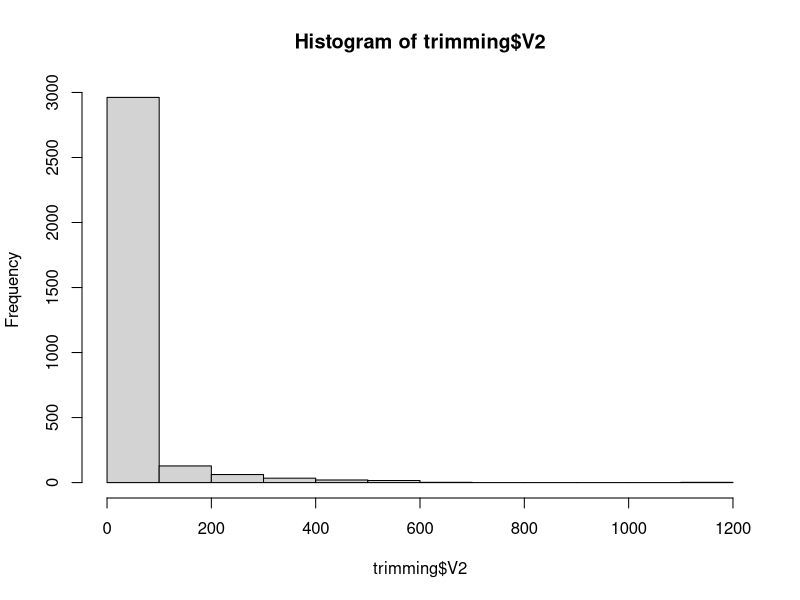

Source code (R): (Note: this script raises an error after producing the figure.)
## ---- chunk 1
# read in data and check it over

library(caret)
library(randomForest)
set.seed(1)

traindata <- read.delim("bitscores.tsv", row.names=1)
traindata <- t(traindata)
traindata <- traindata[,order(colnames(traindata))]

phenotype <- read.delim("phenotype.tsv", header=F)
phenotype[,1] <- make.names(phenotype[,1])

traindata <- cbind.data.frame(traindata, phenotype=phenotype[match(row.names(traindata), phenotype[,1]),2])

# Roary seems to have split some paralogs in a way that doesn't make much sense - remove paralogous groups
orthologs <- read.delim("gene_presence_absence.txt", stringsAsFactors = F)
nonunique <- orthologs$Non.unique.Gene.name[orthologs$Non.unique.Gene.name!=""]
nonunique2 <- orthologs$Gene[orthologs$Non.unique.Gene.name!=""]
traindata <- traindata[,is.na(match(colnames(traindata), nonunique))]
traindata <- traindata[,is.na(match(colnames(traindata), nonunique2))]
traindata <- traindata[,!is.na(match(colnames(traindata), c(orthologs$Gene[orthologs$Avg.sequences.per.isolate<1.1], "phenotype")))]

traindata[is.na(traindata)] <- 0
traindata <- traindata[,-nearZeroVar(traindata)]
names(traindata) <- make.names(names(traindata))

# also check trimming of inconsistent start sites cause by PROKKA/Prodigal
trimming <- read.table("inconsistent_starts.txt", header=F)
hist(trimming$V2)
# 368 genes have had >50 amino acids trimmed from beginning due to inconsistent starts
trimgenes <- trimming$V1[trimming$V2>20]
trimgenes <- sub(".afa", "", trimgenes)
ogsize <- vector()
for(i in trimgenes) {
  if(!is.na(match(i, colnames(traindata)))) {
      ogsize <- c(ogsize, sum(traindata[,i]>0))
  }
}
# some of the genes had already been filtered out (possibly due to being too short to have a significant model match), down to 240, 128 of which have a representative in the full 30 strains. Removing these genes because the length trimmed off is too great to ignore
traindata <- traindata[,is.na(match(colnames(traindata), trimgenes))]

## ---- chunk 2
# calculate summary statistics for each query OG

dbsvals <- vector()
ksvals <- vector()
data2 <- data.frame()

for (i in 1:(ncol(traindata)-1)) {
  data2 <- rbind(data2, median(traindata[,i], na.rm=T)-traindata[,i])
  dbsvals[i] <- median(traindata[traindata$phenotype=="Gastrointestinal",i], na.rm=T) - median(traindata[traindata$phenotype=="Invasive",i], na.rm=T)
  ksvals[i] <- as.numeric(ks.test(traindata[traindata$phenotype=="Gastrointestinal",i],traindata[traindata$phenotype=="Invasive",i], na.rm=T)$statistic)
}

sum(is.na(dbsvals))

row.names(data2) <- colnames(traindata)[-ncol(traindata)]
colnames(data2) <- row.names(traindata)

save(traindata, data2, dbsvals, ksvals, file="data.Rdata")
## ---- chunk 3
# summary stats for top genes

stats <- cbind.data.frame(gene=colnames(traindata)[!is.na(dbsvals)&!is.na(ksvals)&abs(dbsvals)>(quantile(abs(dbsvals), 0.8, na.rm=T))&ksvals>quantile(ksvals, 0.8, na.rm=T)], dbs=dbsvals[!is.na(dbsvals)&!is.na(ksvals)&abs(dbsvals)>(quantile(abs(dbsvals), 0.8, na.rm=T))&ksvals>quantile(ksvals, 0.8, na.rm=T)], ks=ksvals[!is.na(dbsvals)&!is.na(ksvals)&abs(dbsvals)>(quantile(abs(dbsvals), 0.8, na.rm=T))&ksvals>quantile(ksvals, 0.8, na.rm=T)])

dbsp <- vector()
ksp <- vector()

for(i in 1:nrow(stats)) {
  dbsp <- c(dbsp, sum(!is.na(dbsvals)&abs(dbsvals)>abs(stats$dbs[i]))/sum(!is.na(dbsvals)))
  ksp <- c(ksp, sum(!is.na(ksvals)&ksvals>stats$ks[i])/sum(!is.na(ksvals)))
}

Description <- orthologs$Annotation[match(stats[,1], orthologs$Gene)]

stats2 <- cbind.data.frame(stats[,1], Description, stats[,2], dbsp, ks=stats[,3], ksp)
names(stats2) <- c("Gene", "Description", "DBS", "DBS_P", "KS", "KS_P")
stats2$DBS_P <- round(stats2$DBS_P, digits=3)
stats2$KS_P <- round(stats2$KS_P, digits=3)

write.table(stats2[order(stats2$KS_P),], file="summarystats_topgenes.tsv", sep="\t", quote=F, row.names=F, col.names=T)

## ---- chunk 4
# building a training dataset

library(rpart)
library(caret)
library(randomForest)

traintrim <- traindata[,!is.na(dbsvals)&!is.na(ksvals)&ksvals>quantile(ksvals, 0.8, na.rm=T)&abs(dbsvals)>quantile(abs(dbsvals), 0.8, na.rm=T)]
traintrim <- cbind.data.frame(traintrim, phenotype=traindata$phenotype)

save(traindata, traintrim, file="traindata.Rdata")
## ---- chunk 5
# random forest approach

set.seed(1)
library(randomForest)

# parameters for all genes
big_rf_acc <- vector()
for(i in c(5, 10, 50, 100, 200, 500)) {
  big_rf <- randomForest(phenotype ~ ., data=traindata, ntree=10000, mtry=i, na.action=na.roughfix, importance=T, proximity=T, keep.inbag=T, sampsize=c(7,7))
  big_rf_acc <- c(big_rf_acc, (big_rf$confusion[1,2]+big_rf$confusion[2,1])/30)
  big_rf <- randomForest(phenotype ~ ., data=traindata, ntree=10000, mtry=i, na.action=na.roughfix, importance=T, proximity=T, keep.inbag=T, sampsize=c(7,7))
  big_rf_acc <- c(big_rf_acc, (big_rf$confusion[1,2]+big_rf$confusion[2,1])/30)
  big_rf <- randomForest(phenotype ~ ., data=traindata, ntree=10000, mtry=i, na.action=na.roughfix, importance=T, proximity=T, keep.inbag=T, sampsize=c(7,7))
  big_rf_acc <- c(big_rf_acc, (big_rf$confusion[1,2]+big_rf$confusion[2,1])/30)
}

png("wholemodel_mtry.png", width=600, height=500)
plot(x=c(5, 5, 5, 10, 10, 10, 50, 50, 50, 100, 100, 100, 200, 200, 200, 500, 500, 500), y=big_rf_acc)
dev.off()

model_rf_acc <- vector()
for(i in c(5, 10, 20, 30, 50, 100, 200)) {
  model_rf <- randomForest(phenotype ~ ., data=traintrim, ntree=10000, mtry=i, na.action=na.roughfix, importance=T, proximity=T, keep.inbag=T, sampsize=c(7,7))
  prec <- model_rf$confusion[2,2]/sum(model_rf$confusion[,2])
  rec <- model_rf$confusion[2,2]/sum(model_rf$confusion[2,])
  f1 <- 2*prec*rec/(prec+rec)
  model_rf_acc <- c(model_rf_acc, f1)
  model_rf <- randomForest(phenotype ~ ., data=traintrim, ntree=10000, mtry=i, na.action=na.roughfix, importance=T, proximity=T, keep.inbag=T, sampsize=c(7,7))
  prec <- model_rf$confusion[2,2]/sum(model_rf$confusion[,2])
  rec <- model_rf$confusion[2,2]/sum(model_rf$confusion[2,])
  f1 <- 2*prec*rec/(prec+rec)
  model_rf_acc <- c(model_rf_acc, f1)
  model_rf <- randomForest(phenotype ~ ., data=traintrim, ntree=10000, mtry=i, na.action=na.roughfix, importance=T, proximity=T, keep.inbag=T, sampsize=c(7,7))
  prec <- model_rf$confusion[2,2]/sum(model_rf$confusion[,2])
  rec <- model_rf$confusion[2,2]/sum(model_rf$confusion[2,])
  f1 <- 2*prec*rec/(prec+rec)
  model_rf_acc <- c(model_rf_acc, f1)
}

mtrys <- c(5, 5, 5, 10, 10, 10, 20, 20, 20, 30, 30, 30, 50, 50, 50, 100, 100, 100, 200, 200, 200)
png("trimmodel_mtry.png", width=600, height=500)
plot(x=mtrys, y=model_rf_acc)
dev.off()

big_rf <- randomForest(phenotype ~ ., data=traindata, ntree=10000, mtry=5, na.action=na.roughfix, importance=T, proximity=T, keep.inbag=T, sampsize=c(7,7))
png("imp_vs_ks.png", width=500, height=500)
plot(ksvals, big_rf$importance[,3])
dev.off()

png("all_importance.png", width=500, height=400)
plot(y=big_rf$importance[order(big_rf$importance[,3], decreasing=T),3], x=1:nrow(big_rf$importance), ylab="Importance", xlab="Gene ranking", pch=16)
dev.off()

## ---- chunk 6
library(randomForest)
library(dplyr)
set.seed(1)

model_rf_fs <- randomForest(phenotype ~ ., data=traintrim, ntree=10000, mtry=mtrys[which.max(model_rf_acc)], importance=T, proximity=T, sampsize=c(7,7))

png("~/Documents/invasive_campylobacter/my_workflow/error_by_num_trees.png", width=700, height=500)
plot(y=model_rf_fs$err.rate[,1], x=1:length(model_rf_fs$err.rate[,1]), pch=16)
dev.off()
## ---- chunk 7
# a control, where we feature select each time

permute <- vector()
importance <- vector()

set.seed(1)
for (i in 1:100) {
	# permute the class labels
  controlclass <- sample(traintrim$phenotype)
	# don't include permutations where the labels end up matching the real ones
	while(paste(controlclass, collapse="") == paste(traintrim$phenotype, collapse="")) {
	  controlclass <- sample(traintrim$phenotype)
	}
  
  cdbsvals <- vector()
cksvals <- vector()
cdata2 <- data.frame()

for (i in 1:(ncol(traindata)-1)) {
    cdata2 <- rbind(cdata2, median(traindata[,i], na.rm=T)-traindata[,i])
        cdbsvals[i] <- median(traindata[controlclass=="Gastrointestinal",i], na.rm=T) - median(traindata[controlclass=="Invasive",i], na.rm=T)
        cksvals[i] <- as.numeric(ks.test(traindata[controlclass=="Gastrointestinal",i],traindata[controlclass=="Invasive",i], na.rm=T)$statistic)
}

ctraintrim <- traindata[,!is.na(dbsvals)&!is.na(ksvals)&ksvals>quantile(ksvals, 0.8, na.rm=T)&abs(dbsvals)>quantile(abs(dbsvals), 0.8, na.rm=T)]
ctraintrim <- cbind.data.frame(ctraintrim, phenotype=controlclass)

	model_test <- randomForest(controlclass ~ ., data=ctraintrim, ntree=10000, mtry=mtrys[which.max(model_rf_acc)], importance=T, sampsize=c(7,7))
	permute <- c(permute, model_test$err.rate[10000,1])
	importance <- c(importance, model_test$importance[,3])
}

sum(permute<=(model_rf_fs$err.rate[nrow(model_rf_fs$err.rate),1]))/100

png("rferror_trim.png", width=450, height=350)
hist(1-permute, main="", xlab="Out-of-bag accuracy", breaks=15, xlim=c(0,1))
abline(v=1-(model_rf_fs$err.rate[nrow(model_rf_fs$err.rate),1]), col="red")
dev.off()

pdf("rferror_trim.pdf", width=6, height=5)
hist(1-permute, main="", xlab="Out-of-bag accuracy", breaks=15, xlim=c(0,1))
abline(v=1-(model_rf_fs$err.rate[nrow(model_rf_fs$err.rate),1]), col="red")
dev.off()

## ---- chunk 8
# looking at which variables are consistently valuable

png("Featureimportance.png", width=400, height = 350)
plot(x=1:(ncol(traintrim)-1), y=model_rf_fs$importance[,3][order(model_rf_fs$importance[,3], decreasing=T)], xlab="Gene ranking", ylab="Gene importance (mean decrease in accuracy)", pch=16); abline(h=quantile(importance, 0.95), lty=2, lwd=2, col="grey"); abline(h=quantile(importance, 0.9), lty=3, lwd=2, col="grey")
dev.off()

pdf("Featureimportance.pdf", width=6, height = 5, useDingbats=F)
plot(x=1:(ncol(traintrim)-1), y=model_rf_fs$importance[,3][order(model_rf_fs$importance[,3], decreasing=T)], xlab="Gene ranking", ylab="Gene importance (mean decrease in accuracy)", pch=16); abline(h=quantile(importance, 0.95), lty=2, lwd=2, col="grey"); abline(h=quantile(importance, 0.9), lty=3, lwd=2, col="grey")
dev.off()

print(row.names(model_rf_fs$importance[model_rf_fs$importance[,3]>quantile(importance, 0.90),]))

topvars <- vector()
vis <- vector()
allvars <- vector()
allvis <- vector()

set.seed(1)

for(i in 1:100) {
  model_rf_fs_perm <- randomForest(phenotype ~ ., data=traintrim, ntree=10000, mtry=mtrys[which.max(model_rf_acc)], na.action=na.roughfix, importance=T, proximity=T, sampsize=c(7,7))
  # model_rf_fs_perm <- randomForest(phenotype ~ ., data=traintrim, ntree=10000, mtry=100, na.action=na.roughfix, importance=T, proximity=T, sampsize=c(7,7))
  # trying the two extremes of mtry doesn't dramatically affect the results

topvars <- c(topvars, row.names(model_rf_fs_perm$importance[model_rf_fs_perm$importance[,3]>quantile(importance, 0.90),]))
vis <- c(vis, model_rf_fs_perm$importance[model_rf_fs_perm$importance[,3]>quantile(importance, 0.90),3])
allvars <- c(allvars, row.names(model_rf_fs_perm$importance))
allvis <- c(allvis, model_rf_fs_perm$importance[,3])

}

table(allvars[allvis>quantile(importance, 0.90)])

topgenes <- names(table(allvars[allvis>quantile(importance, 0.90)])[table(allvars[allvis>quantile(importance, 0.90)])>75])

compare_scores <- data.frame(Gene=allvars, VI=allvis, KS=ksvals[match(allvars, colnames(traindata))])
compare_scores <- compare_scores[order(compare_scores$VI, decreasing=T),]
compare_scores$Unique_gene <- compare_scores$Gene
compare_scores$Unique_gene[duplicated(compare_scores$Unique_gene)] <- ""

mean_vis <- vector()
for(i in unique(allvars)) {
  mean_vis <- c(mean_vis, mean(allvis[allvars==i]))
}
sd_vis <- vector()
for(i in unique(allvars)) {
  sd_vis <- c(sd_vis, sd(allvis[allvars==i]))
}
vi_p <- vector()
for(i in 1:length(unique(allvars))) {
  vi_p <- c(vi_p, sum(mean_vis[i]<importance)/length(importance))
}

compare_scores2 <- data.frame(Gene=unique(allvars), Description=orthologs$Annotation[match(unique(allvars), orthologs$Gene)], Mean_VI=mean_vis, VI_P=vi_p, SD_VIs=sd_vis, Prop_top=paste(table(allvars[allvis>quantile(importance, 0.90)])[unique(allvars)]), KS=ksvals[match(unique(allvars), colnames(traindata))], DBS=dbsvals[match(unique(allvars), colnames(traindata))])
write.csv(compare_scores2[order(compare_scores2$Mean_VI, decreasing=T),], file="topgenes_rf.csv", row.names=F)

library(ggrepel)
ggplot(compare_scores2, aes(x=KS, y=log(Mean_VI), label=Gene, col=SD_VIs)) + geom_point() + geom_text_repel(size=3) + theme_bw() + xlim(0,0.6)
ggsave("ks_vs_vi_labelled.pdf", width=8, height=5)

## ---- chunk 9
# visualising results

data <- data.frame(traindata)
data$sample <- row.names(data)
morphologies <- read.delim("sample_morphologies.txt", header=F)
data$CC <- morphologies[match(data$sample, morphologies[,1]),2]
data$morphology <- morphologies[match(data$sample, morphologies[,1]),3]
library(plyr)
data$morphology2 <- revalue(factor(data$morphology), c("1"="Helical", "2"="Elongated helical", "3"="Rod"))

ggplot(data[data$group_735>590,], aes_string(x='mreB', y='group_735', col='CC', shape='phenotype', size='morphology2', label='sample')) + geom_jitter(width=0.3, height=0.3) + ylab("Bitscore - Pgp1") + xlab("Bitscore - MreB") + theme_classic(15) 
ggsave("Figure4.png", width=8, height=6)
ggsave("Figure4.pdf", width=8, height=6, useDingbats=F)

## ---- chunk 10
# show score distribution of random pairs of genes - they usually cluster by ST

require(gridExtra)

makeplot <- function() {ggplot(traindata, aes_string(x=sample(colnames(traindata),1), y=sample(colnames(traindata),1), col="phenotype")) + geom_jitter(width=0.2, height=0.2) + theme_bw(20) + scale_colour_manual(values=c("skyblue", "coral3"), name="") + theme(legend.position = "top") + theme(axis.text.y = element_text(angle = 90, hjust=0.5))}
plot1 <- makeplot()
plot2 <- makeplot()
plot3 <- makeplot()
plot4 <- makeplot()
plot5 <- makeplot()
plot6 <- makeplot()
plot7 <- makeplot()
plot8 <- makeplot()

pdf("Random_genes.pdf", width=14, height=14)
grid.arrange(plot1, plot2, plot3, plot4, plot5, plot6, plot7, plot8, plot8, ncol=3)
dev.off()
png("Random_genes.png", width=1000, height=1000)
grid.arrange(plot1, plot2, plot3, plot4, plot5, plot6, plot7, plot8, plot8, ncol=3)
dev.off()
